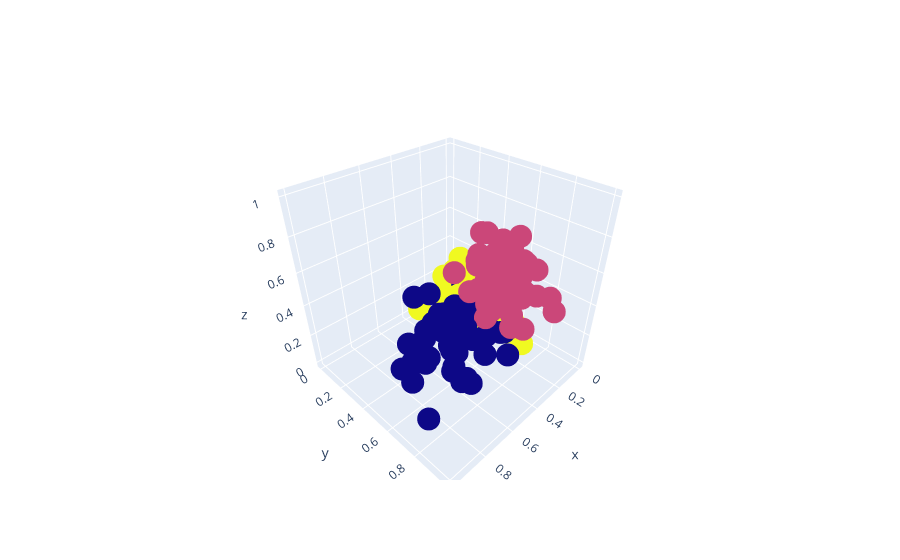
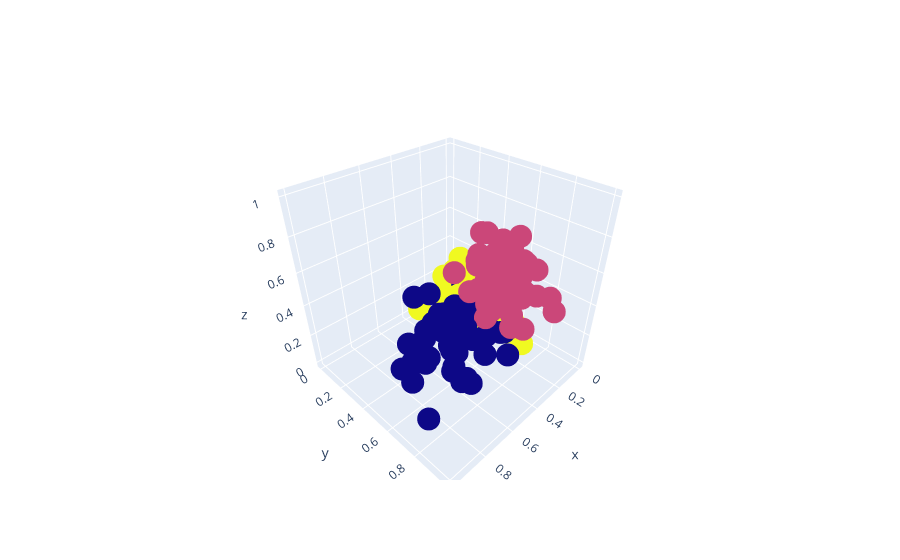

Here is the notebook cell these charts were saved with, in order:
### Code cell
fig = go.Figure()
fig.add_trace(go.Scatter3d(x=df['Intensidade_de_cor'],
                           y=df['Alcool'],
                           z=df['Proline'],
                           mode='markers',
                           marker=dict(color = kmeans.labels_.astype(np.float)),
                           text = labels ))


# fig = go.Figure()
# fig.add_trace(go.Scatter3d(x=df['Intensidade_de_cor'],
#                          y = df['Alcool'], z = df['Proline'],
#                          mode = 'markers',                      
#                           marker = dict(color = agrupador.labels_.astype(np.float)),
#                         text = [0, 1, 2]))
fig.show()
fig.show()

### Figure 1 — Plotly figure (JSON) as saved in the notebook; plotly's stock layout.template omitted (floating-point values rounded to 4 significant figures; data arrays with more than 128 entries replaced by an {"elided": "..."} marker saying what was removed)
{"data": [{"marker": {"color": {"elided": "178 int values"}}, "mode": "markers", "text": {"elided": "178 int values"}, "type": "scatter3d", "x": {"elided": "178 float values"}, "y": {"elided": "178 float values"}, "z": {"elided": "178 float values"}}], "layout": {}}

### Figure 2 — Plotly figure (JSON) as saved in the notebook; plotly's stock layout.template omitted (floating-point values rounded to 4 significant figures; data arrays with more than 128 entries replaced by an {"elided": "..."} marker saying what was removed)
{"data": [{"marker": {"color": {"elided": "178 int values"}}, "mode": "markers", "text": {"elided": "178 int values"}, "type": "scatter3d", "x": {"elided": "178 float values"}, "y": {"elided": "178 float values"}, "z": {"elided": "178 float values"}}], "layout": {}}
